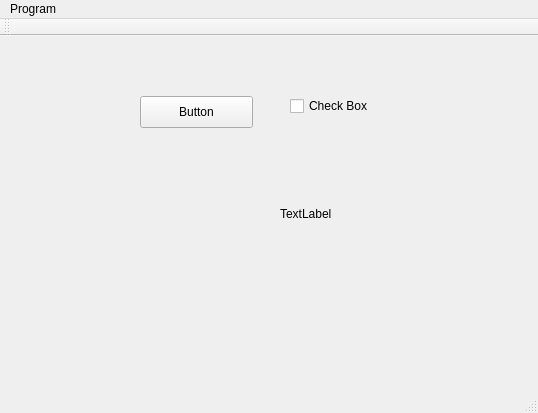
<?xml version="1.0" encoding="UTF-8"?>
<ui version="4.0">
 <class>MainWindow</class>
 <widget class="QMainWindow" name="MainWindow">
  <property name="geometry">
   <rect>
    <x>0</x>
    <y>0</y>
    <width>538</width>
    <height>413</height>
   </rect>
  </property>
  <property name="windowTitle">
   <string>MainWindow</string>
  </property>
  <widget class="QWidget" name="centralWidget">
   <widget class="QPushButton" name="pushButton">
    <property name="geometry">
     <rect>
      <x>140</x>
      <y>60</y>
      <width>113</width>
      <height>32</height>
     </rect>
    </property>
    <property name="text">
     <string>Button</string>
    </property>
   </widget>
   <widget class="QCheckBox" name="checkBox">
    <property name="geometry">
     <rect>
      <x>290</x>
      <y>60</y>
      <width>86</width>
      <height>20</height>
     </rect>
    </property>
    <property name="text">
     <string>Check Box</string>
    </property>
   </widget>
   <widget class="QLabel" name="label">
    <property name="geometry">
     <rect>
      <x>280</x>
      <y>170</y>
      <width>59</width>
      <height>16</height>
     </rect>
    </property>
    <property name="text">
     <string>TextLabel</string>
    </property>
   </widget>
  </widget>
  <widget class="QMenuBar" name="menuBar">
   <property name="geometry">
    <rect>
     <x>0</x>
     <y>0</y>
     <width>538</width>
     <height>22</height>
    </rect>
   </property>
   <widget class="QMenu" name="menuProgram">
    <property name="title">
     <string>Program</string>
    </property>
    <addaction name="separator"/>
    <addaction name="actionReload"/>
    <addaction name="separator"/>
    <addaction name="actionExit"/>
   </widget>
   <addaction name="menuProgram"/>
  </widget>
  <widget class="QToolBar" name="mainToolBar">
   <attribute name="toolBarArea">
    <enum>TopToolBarArea</enum>
   </attribute>
   <attribute name="toolBarBreak">
    <bool>false</bool>
   </attribute>
  </widget>
  <widget class="QStatusBar" name="statusBar"/>
  <action name="actionExit">
   <property name="text">
    <string>Exit</string>
   </property>
  </action>
  <action name="actionReload">
   <property name="text">
    <string>Reload</string>
   </property>
  </action>
 </widget>
 <layoutdefault spacing="6" margin="11"/>
 <resources/>
 <connections/>
</ui>
